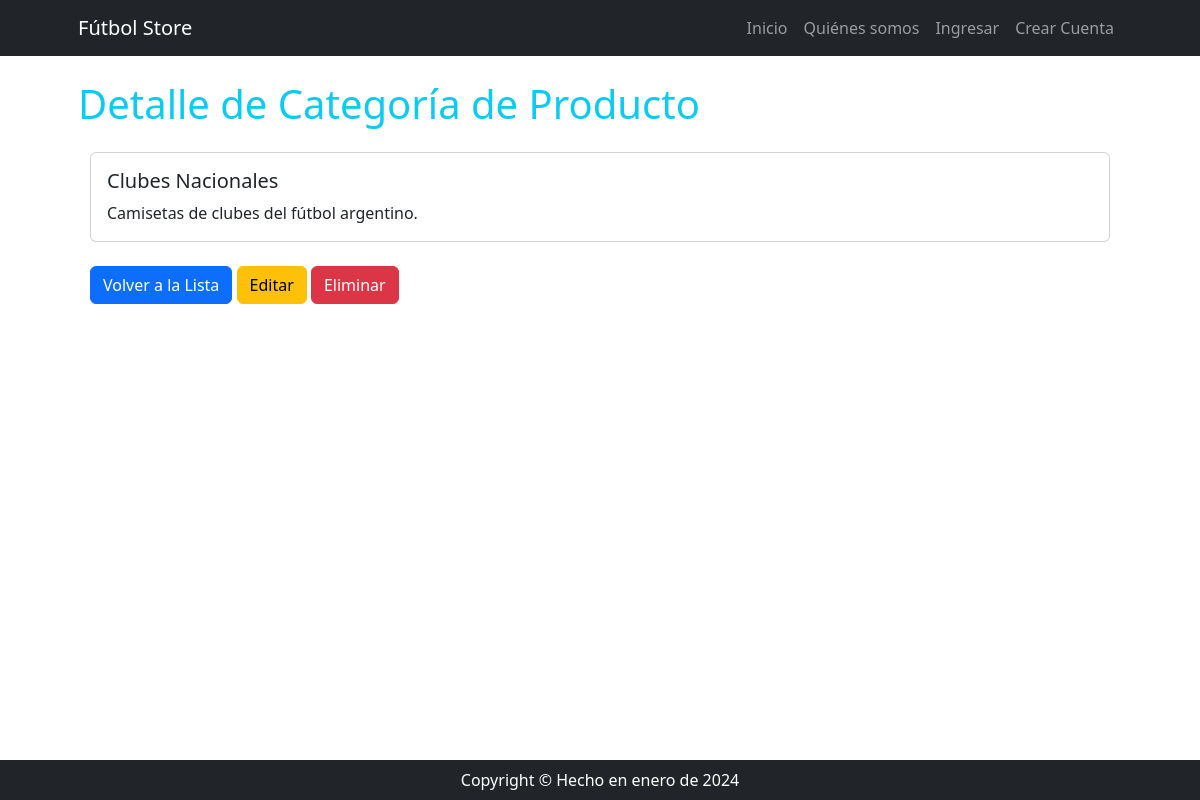
/producto/producto/detail/1/, run on the app's committed database.
### apps/producto/models.py (models this page shows, shortened)
class ProductoCategoria(models.Model):
    nombre = models.CharField(max_length=100)
    descripcion = models.TextField(null=True, blank=True, verbose_name="descripción")
    class Meta:
        verbose_name = "categoría de productos"
        verbose_name_plural = "categorías de productos"

### apps/producto/views.py (the view)
# urls.py: path("producto/detail/<int:pk>/", ProductoCategoriaDetail.as_view(), name="productocategoria_detail"),
class ProductoCategoriaDetail(DetailView):
    model = ProductoCategoria

### apps/producto/templates/producto/productocategoria_detail.html (shortened to what this page needs)
{% extends 'core/base.html' %}
{% block content_title %}
    Detalle de Categoría de Producto
{% endblock  %}
{% block content %}
  <div class="container">
    <div class="card mt-4">
      <div class="card-body">
        <h5 class="card-title">{{ object.nombre }}</h5>
        <p class="card-text">{{ object.descripcion }}</p>
      </div>
    </div>
    <div class="mt-4">
      <a href="{% url 'producto:productocategoria_list' %}" class="btn btn-primary">Volver a la Lista</a>
      <a href="{% url 'producto:productocategoria_update' object.id %}" class="btn btn-warning">Editar</a>
      <a href="{% url 'producto:productocategoria_delete' object.id %}" class="btn btn-danger">Eliminar</a>
    </div>
  </div>
{% endblock content %}

### data on the page
ProductoCategoria: nombre "Clubes Nacionales", descripcion "Camisetas de clubes del fútbol argentino."
